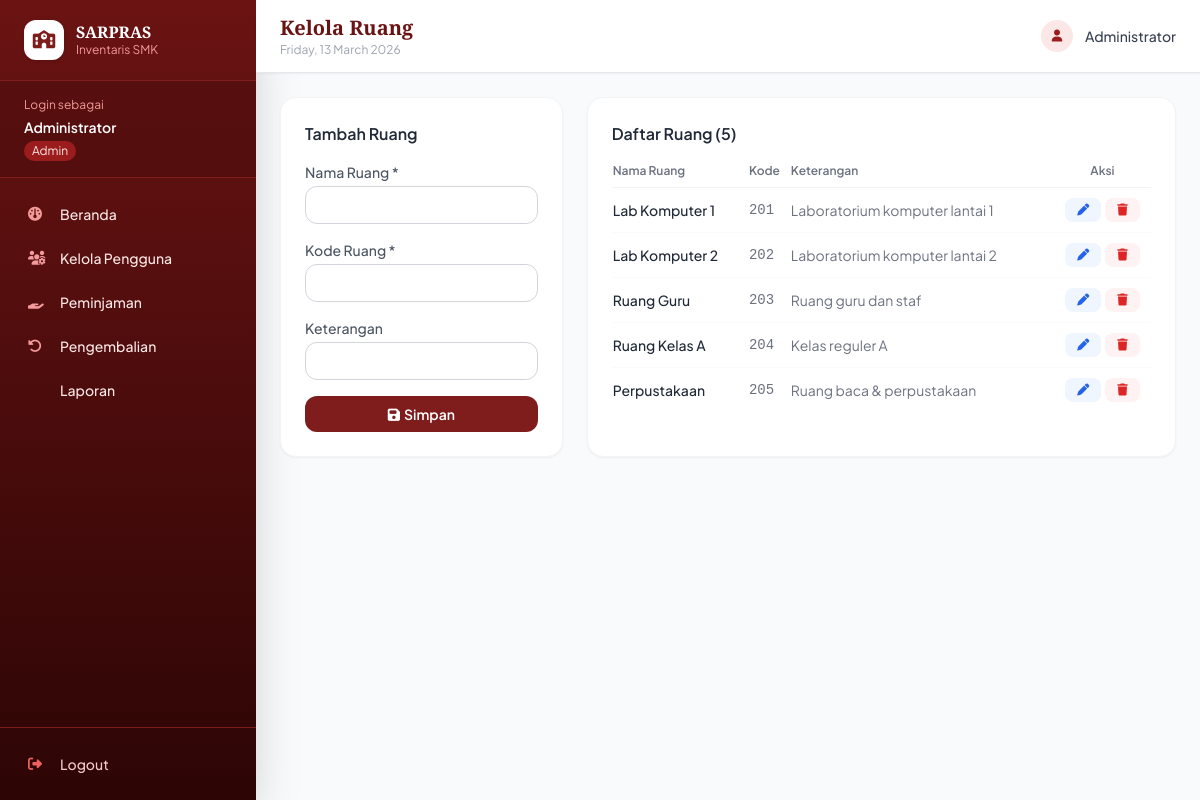
The app's page /operator/ruang.php (signed in) with its own data.
### tables this page shows
CREATE TABLE `inventaris_sarana_ruang` (
  `id_ruang` int NOT NULL,
  `nama_ruang` varchar(30) NOT NULL,
  `kode_ruang` int NOT NULL,
  `keterangan` varchar(30) DEFAULT NULL
);

### operator/ruang.php (the view, shortened to what this page needs)
<?php
$db=$conn=(new Database())->getConnection();
$list=$conn->query("SELECT * FROM inventaris_sarana_ruang ORDER BY id_ruang")->fetchAll();
$edit=null;
$pageTitle='Kelola Ruang';include '../includes/header.php';
?>
<div class="grid grid-cols-1 lg:grid-cols-3 gap-6">
  <div class="bg-white rounded-2xl shadow-sm border border-gray-100 p-6">
    <h3 class="font-semibold text-gray-800 mb-4"><?=$edit?'Edit Ruang':'Tambah Ruang'?></h3>
    <form method="POST" class="space-y-4">
      <div><label class="text-sm font-medium text-gray-600 mb-1 block">Nama Ruang *</label>
        <input type="text" name="nama_ruang" value="<?=htmlspecialchars($edit['nama_ruang']??'')?>"
               class="w-full border border-gray-300 rounded-xl px-3 py-2 text-sm focus:ring-2 focus:ring-maroon-500 outline-none" required></div>
      <div><label class="text-sm font-medium text-gray-600 mb-1 block">Kode Ruang *</label>
        <input type="number" name="kode_ruang" value="<?=$edit['kode_ruang']??''?>"
               class="w-full border border-gray-300 rounded-xl px-3 py-2 text-sm focus:ring-2 focus:ring-maroon-500 outline-none" required></div>
      <div><label class="text-sm font-medium text-gray-600 mb-1 block">Keterangan</label>
        <input type="text" name="keterangan" value="<?=htmlspecialchars($edit['keterangan']??'')?>"
               class="w-full border border-gray-300 rounded-xl px-3 py-2 text-sm focus:ring-2 focus:ring-maroon-500 outline-none"></div>
      <div class="flex gap-2">
        <button type="submit" class="flex-1 bg-maroon-700 hover:bg-maroon-800 text-white rounded-xl py-2 text-sm font-semibold">
          <i class="fas fa-save mr-1"></i><?=$edit?'Update':'Simpan'?></button>
      </div>
    </form>
  </div>
  <div class="lg:col-span-2 bg-white rounded-2xl shadow-sm border border-gray-100 p-6">
    <h3 class="font-semibold text-gray-800 mb-4">Daftar Ruang (<?=count($list)?>)</h3>
    <table class="w-full text-sm">
      <thead><tr class="text-left text-xs text-gray-500 border-b border-gray-100">
        <th class="pb-2 font-semibold">Nama Ruang</th><th class="pb-2 font-semibold">Kode</th>
        <th class="pb-2 font-semibold">Keterangan</th><th class="pb-2 font-semibold text-center">Aksi</th>
      </tr></thead>
      <tbody class="divide-y divide-gray-50">
        <?php foreach($list as $r):?>
        <tr><td class="py-2.5 font-medium"><?=htmlspecialchars($r['nama_ruang'])?></td>
          <td class="py-2.5 font-mono text-gray-500"><?=$r['kode_ruang']?></td>
          <td class="py-2.5 text-gray-500"><?=htmlspecialchars($r['keterangan']??'-')?></td>
          <td class="py-2.5 text-center"><div class="flex justify-center gap-1">
            <a href="?edit=<?=$r['id_ruang']?>" class="px-3 py-1 bg-blue-50 text-blue-600 rounded-lg text-xs hover:bg-blue-100"><i class="fas fa-pen"></i></a>
            <a href="?del=<?=$r['id_ruang']?>" data-confirm="Hapus ruang ini?" class="px-3 py-1 bg-red-50 text-red-600 rounded-lg text-xs hover:bg-red-100"><i class="fas fa-trash"></i></a>
          </div></td>
        </tr>
        <?php endforeach;?>
      </tbody>
    </table>
  </div>
</div>
<?php include '../includes/footer.php';?>

### includes/header.php (style rules this page uses)
body { font-family: 'Plus Jakarta Sans', sans-serif; }

### records on screen
inventaris_sarana_ruang: nama_ruang "Lab Komputer 1", kode_ruang "201", keterangan "Laboratorium komputer lantai 1"
inventaris_sarana_ruang: nama_ruang "Lab Komputer 2", kode_ruang "202", keterangan "Laboratorium komputer lantai 2"
inventaris_sarana_ruang: nama_ruang "Ruang Guru", kode_ruang "203", keterangan "Ruang guru dan staf"
inventaris_sarana_ruang: nama_ruang "Ruang Kelas A", kode_ruang "204", keterangan "Kelas reguler A"
inventaris_sarana_ruang: nama_ruang "Perpustakaan", kode_ruang "205", keterangan "Ruang baca & perpustakaan"

### other values on screen
$nama_user "Administrator"
$role_display "Admin"
$m['label'] "Beranda"
$m['label'] "Kelola Pengguna"
$m['label'] "Peminjaman"
$m['label'] "Pengembalian"
$m['label'] "Laporan"
$pageTitle "Kelola Ruang"
count($list) "5"
